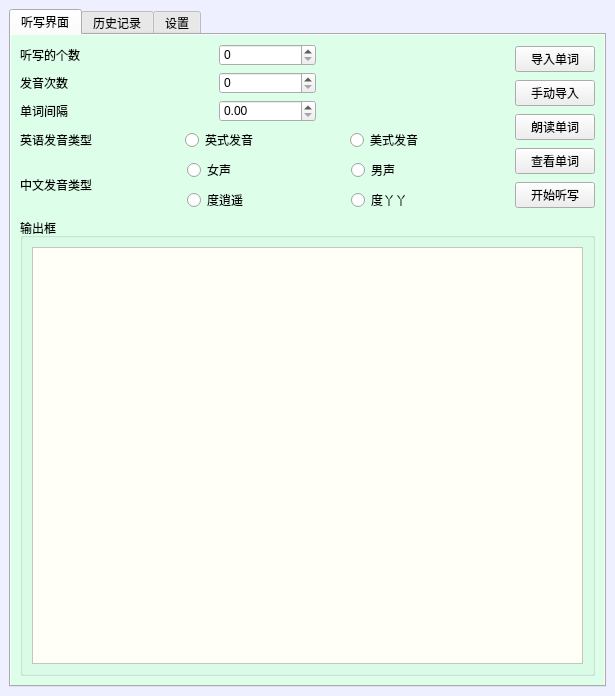
<?xml version="1.0" encoding="UTF-8"?>
<ui version="4.0">
 <class>MainWindow</class>
 <widget class="QMainWindow" name="MainWindow">
  <property name="geometry">
   <rect>
    <x>0</x>
    <y>0</y>
    <width>615</width>
    <height>696</height>
   </rect>
  </property>
  <property name="windowTitle">
   <string>英语听写小程序</string>
  </property>
  <property name="styleSheet">
   <string notr="true">#centralwidget {
	
	background-color: rgb(238, 239, 255);
}

#MainWindow *{
	font: 10pt &quot;楷体&quot;;
}
#text, #text2 {
	
	background-color: rgb(255, 255, 247);
	font: 12pt &quot;楷体&quot;;
}
#tab,#tab_2,#tab_3 {
	
	background-color: rgb(221, 255, 234);
}
#inputbutton:hover,#showbutton:hover,#startbutton:hover,#showhistorybutton:hover,#filebutton:hover,#savebutton:hover,#readaloudbutton:hover,#writebutton:hover {
	color: black;
	background-color: rgb(219, 219, 255);
}

#inputbutton:hover,#showbutton:hover,#startbutton:hover,#showhistorybutton:hover,#filebutton:hover,#savebutton:hover,#readaloudbutton:hover,#writebutton:hover {
	background-color: rgb(168, 160, 255);
}</string>
  </property>
  <widget class="QWidget" name="centralwidget">
   <property name="styleSheet">
    <string notr="true"/>
   </property>
   <layout class="QHBoxLayout" name="horizontalLayout_17">
    <item>
     <widget class="QTabWidget" name="tabWidget">
      <property name="whatsThis">
       <string>&lt;html&gt;&lt;head/&gt;&lt;body&gt;&lt;p&gt;&lt;br/&gt;&lt;/p&gt;&lt;/body&gt;&lt;/html&gt;</string>
      </property>
      <property name="currentIndex">
       <number>0</number>
      </property>
      <widget class="QWidget" name="tab">
       <attribute name="title">
        <string>听写界面</string>
       </attribute>
       <layout class="QVBoxLayout" name="verticalLayout_9">
        <item>
         <layout class="QVBoxLayout" name="verticalLayout_7">
          <item>
           <layout class="QHBoxLayout" name="horizontalLayout_15">
            <item>
             <layout class="QVBoxLayout" name="verticalLayout">
              <item>
               <layout class="QHBoxLayout" name="horizontalLayout" stretch="2,1,2">
                <item>
                 <widget class="QLabel" name="label1">
                  <property name="text">
                   <string>听写的个数</string>
                  </property>
                 </widget>
                </item>
                <item>
                 <widget class="QSpinBox" name="numbox"/>
                </item>
                <item>
                 <spacer name="horizontalSpacer">
                  <property name="orientation">
                   <enum>Qt::Horizontal</enum>
                  </property>
                  <property name="sizeHint" stdset="0">
                   <size>
                    <width>40</width>
                    <height>20</height>
                   </size>
                  </property>
                 </spacer>
                </item>
               </layout>
              </item>
              <item>
               <layout class="QHBoxLayout" name="horizontalLayout_2" stretch="2,1,2">
                <item>
                 <widget class="QLabel" name="label3">
                  <property name="text">
                   <string>发音次数</string>
                  </property>
                 </widget>
                </item>
                <item>
                 <widget class="QSpinBox" name="repeatnumbox"/>
                </item>
                <item>
                 <spacer name="horizontalSpacer_2">
                  <property name="orientation">
                   <enum>Qt::Horizontal</enum>
                  </property>
                  <property name="sizeHint" stdset="0">
                   <size>
                    <width>40</width>
                    <height>20</height>
                   </size>
                  </property>
                 </spacer>
                </item>
               </layout>
              </item>
              <item>
               <layout class="QHBoxLayout" name="horizontalLayout_3" stretch="2,1,2">
                <item>
                 <widget class="QLabel" name="label2">
                  <property name="text">
                   <string>单词间隔</string>
                  </property>
                 </widget>
                </item>
                <item>
                 <widget class="QDoubleSpinBox" name="timebox">
                  <property name="styleSheet">
                   <string notr="true">#inputbutton {
	background-color: rgb(208, 211, 255)
}</string>
                  </property>
                 </widget>
                </item>
                <item>
                 <spacer name="horizontalSpacer_3">
                  <property name="orientation">
                   <enum>Qt::Horizontal</enum>
                  </property>
                  <property name="sizeHint" stdset="0">
                   <size>
                    <width>40</width>
                    <height>20</height>
                   </size>
                  </property>
                 </spacer>
                </item>
               </layout>
              </item>
              <item>
               <layout class="QHBoxLayout" name="horizontalLayout_4">
                <item>
                 <widget class="QLabel" name="label_2">
                  <property name="text">
                   <string>英语发音类型</string>
                  </property>
                 </widget>
                </item>
                <item>
                 <widget class="QRadioButton" name="enbutton">
                  <property name="text">
                   <string>英式发音</string>
                  </property>
                  <attribute name="buttonGroup">
                   <string notr="true">buttonGroup_2</string>
                  </attribute>
                 </widget>
                </item>
                <item>
                 <widget class="QRadioButton" name="usabutton">
                  <property name="text">
                   <string>美式发音</string>
                  </property>
                  <attribute name="buttonGroup">
                   <string notr="true">buttonGroup_2</string>
                  </attribute>
                 </widget>
                </item>
               </layout>
              </item>
              <item>
               <layout class="QHBoxLayout" name="horizontalLayout_5" stretch="1,2">
                <item>
                 <widget class="QLabel" name="label_3">
                  <property name="text">
                   <string>中文发音类型</string>
                  </property>
                 </widget>
                </item>
                <item>
                 <layout class="QGridLayout" name="gridLayout">
                  <item row="0" column="0">
                   <widget class="QRadioButton" name="radioButton">
                    <property name="text">
                     <string>女声</string>
                    </property>
                    <attribute name="buttonGroup">
                     <string notr="true">buttonGroup</string>
                    </attribute>
                   </widget>
                  </item>
                  <item row="0" column="1">
                   <widget class="QRadioButton" name="radioButton_2">
                    <property name="text">
                     <string>男声</string>
                    </property>
                    <attribute name="buttonGroup">
                     <string notr="true">buttonGroup</string>
                    </attribute>
                   </widget>
                  </item>
                  <item row="1" column="0">
                   <widget class="QRadioButton" name="radioButton_3">
                    <property name="text">
                     <string>度逍遥</string>
                    </property>
                    <attribute name="buttonGroup">
                     <string notr="true">buttonGroup</string>
                    </attribute>
                   </widget>
                  </item>
                  <item row="1" column="1">
                   <widget class="QRadioButton" name="radioButton_4">
                    <property name="text">
                     <string>度丫丫</string>
                    </property>
                    <attribute name="buttonGroup">
                     <string notr="true">buttonGroup</string>
                    </attribute>
                   </widget>
                  </item>
                 </layout>
                </item>
               </layout>
              </item>
             </layout>
            </item>
            <item>
             <layout class="QVBoxLayout" name="verticalLayout_2">
              <item>
               <widget class="QPushButton" name="inputbutton">
                <property name="text">
                 <string>导入单词</string>
                </property>
               </widget>
              </item>
              <item>
               <widget class="QPushButton" name="writebutton">
                <property name="enabled">
                 <bool>true</bool>
                </property>
                <property name="text">
                 <string>手动导入</string>
                </property>
               </widget>
              </item>
              <item>
               <widget class="QPushButton" name="readaloudbutton">
                <property name="text">
                 <string>朗读单词</string>
                </property>
               </widget>
              </item>
              <item>
               <widget class="QPushButton" name="showbutton">
                <property name="text">
                 <string>查看单词</string>
                </property>
               </widget>
              </item>
              <item>
               <widget class="QPushButton" name="startbutton">
                <property name="text">
                 <string>开始听写</string>
                </property>
               </widget>
              </item>
             </layout>
            </item>
           </layout>
          </item>
          <item>
           <widget class="QGroupBox" name="groupBox_2">
            <property name="title">
             <string>输出框</string>
            </property>
            <layout class="QHBoxLayout" name="horizontalLayout_16">
             <item>
              <widget class="QPlainTextEdit" name="text">
               <property name="maximumBlockCount">
                <number>0</number>
               </property>
              </widget>
             </item>
            </layout>
           </widget>
          </item>
         </layout>
        </item>
       </layout>
      </widget>
      <widget class="QWidget" name="tab_2">
       <attribute name="title">
        <string>历史记录</string>
       </attribute>
       <layout class="QVBoxLayout" name="verticalLayout_12">
        <item>
         <layout class="QVBoxLayout" name="verticalLayout_8">
          <item>
           <layout class="QHBoxLayout" name="horizontalLayout_18">
            <item>
             <widget class="QLabel" name="label_4">
              <property name="text">
               <string>路径 </string>
              </property>
             </widget>
            </item>
            <item>
             <widget class="QLineEdit" name="fileedit2"/>
            </item>
            <item>
             <widget class="QPushButton" name="showhistorybutton">
              <property name="text">
               <string>浏览</string>
              </property>
             </widget>
            </item>
           </layout>
          </item>
          <item>
           <layout class="QHBoxLayout" name="horizontalLayout_19" stretch="2,1,1,2">
            <item>
             <spacer name="horizontalSpacer_5">
              <property name="orientation">
               <enum>Qt::Horizontal</enum>
              </property>
              <property name="sizeHint" stdset="0">
               <size>
                <width>40</width>
                <height>20</height>
               </size>
              </property>
             </spacer>
            </item>
            <item>
             <widget class="QLabel" name="label_5">
              <property name="text">
               <string>单词个数</string>
              </property>
             </widget>
            </item>
            <item>
             <widget class="QPushButton" name="numbutton">
              <property name="text">
               <string/>
              </property>
             </widget>
            </item>
            <item>
             <spacer name="horizontalSpacer_4">
              <property name="orientation">
               <enum>Qt::Horizontal</enum>
              </property>
              <property name="sizeHint" stdset="0">
               <size>
                <width>40</width>
                <height>20</height>
               </size>
              </property>
             </spacer>
            </item>
           </layout>
          </item>
          <item>
           <widget class="QTextBrowser" name="text2"/>
          </item>
         </layout>
        </item>
       </layout>
      </widget>
      <widget class="QWidget" name="tab_3">
       <attribute name="title">
        <string>设置</string>
       </attribute>
       <layout class="QVBoxLayout" name="verticalLayout_6">
        <item>
         <layout class="QVBoxLayout" name="verticalLayout_5">
          <item>
           <layout class="QVBoxLayout" name="verticalLayout_4" stretch="0,1,0,1,0,1,0,1,0,1,0,1,0,1,0,1">
            <item>
             <spacer name="verticalSpacer">
              <property name="orientation">
               <enum>Qt::Vertical</enum>
              </property>
              <property name="sizeHint" stdset="0">
               <size>
                <width>20</width>
                <height>40</height>
               </size>
              </property>
             </spacer>
            </item>
            <item>
             <layout class="QHBoxLayout" name="horizontalLayout_6">
              <item>
               <widget class="QLabel" name="label">
                <property name="text">
                 <string>单词表选择</string>
                </property>
               </widget>
              </item>
              <item>
               <widget class="QLineEdit" name="fileedit">
                <property name="text">
                 <string/>
                </property>
               </widget>
              </item>
              <item>
               <widget class="QPushButton" name="filebutton">
                <property name="text">
                 <string>预览</string>
                </property>
               </widget>
              </item>
             </layout>
            </item>
            <item>
             <spacer name="verticalSpacer_2">
              <property name="orientation">
               <enum>Qt::Vertical</enum>
              </property>
              <property name="sizeHint" stdset="0">
               <size>
                <width>20</width>
                <height>40</height>
               </size>
              </property>
             </spacer>
            </item>
            <item>
             <layout class="QHBoxLayout" name="horizontalLayout_7">
              <item>
               <widget class="QLabel" name="label_7">
                <property name="text">
                 <string>听写个数</string>
                </property>
               </widget>
              </item>
              <item>
               <widget class="QSpinBox" name="defaultnumBox">
                <property name="value">
                 <number>0</number>
                </property>
               </widget>
              </item>
             </layout>
            </item>
            <item>
             <spacer name="verticalSpacer_3">
              <property name="orientation">
               <enum>Qt::Vertical</enum>
              </property>
              <property name="sizeHint" stdset="0">
               <size>
                <width>20</width>
                <height>40</height>
               </size>
              </property>
             </spacer>
            </item>
            <item>
             <layout class="QHBoxLayout" name="horizontalLayout_8">
              <item>
               <widget class="QLabel" name="label_8">
                <property name="text">
                 <string>发音个数</string>
                </property>
               </widget>
              </item>
              <item>
               <widget class="QSpinBox" name="defaultrepeatbox"/>
              </item>
             </layout>
            </item>
            <item>
             <spacer name="verticalSpacer_4">
              <property name="orientation">
               <enum>Qt::Vertical</enum>
              </property>
              <property name="sizeHint" stdset="0">
               <size>
                <width>20</width>
                <height>40</height>
               </size>
              </property>
             </spacer>
            </item>
            <item>
             <layout class="QHBoxLayout" name="horizontalLayout_9">
              <item>
               <widget class="QLabel" name="label_9">
                <property name="text">
                 <string>发音间隔</string>
                </property>
               </widget>
              </item>
              <item>
               <widget class="QDoubleSpinBox" name="defaultvoiceintervalbox"/>
              </item>
             </layout>
            </item>
            <item>
             <spacer name="verticalSpacer_5">
              <property name="orientation">
               <enum>Qt::Vertical</enum>
              </property>
              <property name="sizeHint" stdset="0">
               <size>
                <width>20</width>
                <height>40</height>
               </size>
              </property>
             </spacer>
            </item>
            <item>
             <layout class="QHBoxLayout" name="horizontalLayout_10">
              <item>
               <widget class="QLabel" name="label_10">
                <property name="text">
                 <string>单词间隔</string>
                </property>
               </widget>
              </item>
              <item>
               <widget class="QDoubleSpinBox" name="defaultwordintervalbox"/>
              </item>
             </layout>
            </item>
            <item>
             <spacer name="verticalSpacer_6">
              <property name="orientation">
               <enum>Qt::Vertical</enum>
              </property>
              <property name="sizeHint" stdset="0">
               <size>
                <width>20</width>
                <height>40</height>
               </size>
              </property>
             </spacer>
            </item>
            <item>
             <layout class="QHBoxLayout" name="horizontalLayout_11">
              <item>
               <widget class="QLabel" name="label_13">
                <property name="text">
                 <string>中文语音速度</string>
                </property>
               </widget>
              </item>
              <item>
               <widget class="QSpinBox" name="speadbox">
                <property name="minimumSize">
                 <size>
                  <width>49</width>
                  <height>25</height>
                 </size>
                </property>
                <property name="maximum">
                 <number>9</number>
                </property>
               </widget>
              </item>
             </layout>
            </item>
            <item>
             <spacer name="verticalSpacer_7">
              <property name="orientation">
               <enum>Qt::Vertical</enum>
              </property>
              <property name="sizeHint" stdset="0">
               <size>
                <width>20</width>
                <height>40</height>
               </size>
              </property>
             </spacer>
            </item>
            <item>
             <layout class="QHBoxLayout" name="horizontalLayout_12">
              <item>
               <widget class="QLabel" name="label_11">
                <property name="text">
                 <string>英文发音类型</string>
                </property>
               </widget>
              </item>
              <item>
               <layout class="QVBoxLayout" name="verticalLayout_3">
                <item>
                 <widget class="QRadioButton" name="defaultenbutton">
                  <property name="text">
                   <string>英式发音</string>
                  </property>
                  <property name="checkable">
                   <bool>true</bool>
                  </property>
                  <property name="checked">
                   <bool>false</bool>
                  </property>
                  <property name="autoRepeat">
                   <bool>false</bool>
                  </property>
                  <property name="autoExclusive">
                   <bool>true</bool>
                  </property>
                  <attribute name="buttonGroup">
                   <string notr="true">buttonGroup_3</string>
                  </attribute>
                 </widget>
                </item>
                <item>
                 <widget class="QRadioButton" name="defaultusabutton">
                  <property name="text">
                   <string>美式发音</string>
                  </property>
                  <attribute name="buttonGroup">
                   <string notr="true">buttonGroup_3</string>
                  </attribute>
                 </widget>
                </item>
               </layout>
              </item>
             </layout>
            </item>
            <item>
             <spacer name="verticalSpacer_8">
              <property name="orientation">
               <enum>Qt::Vertical</enum>
              </property>
              <property name="sizeHint" stdset="0">
               <size>
                <width>20</width>
                <height>40</height>
               </size>
              </property>
             </spacer>
            </item>
            <item>
             <layout class="QHBoxLayout" name="horizontalLayout_13">
              <item>
               <widget class="QLabel" name="label_12">
                <property name="text">
                 <string>中文发音类型</string>
                </property>
               </widget>
              </item>
              <item>
               <layout class="QGridLayout" name="gridLayout_2">
                <item row="1" column="0">
                 <widget class="QRadioButton" name="defaultdubutton">
                  <property name="text">
                   <string>度逍遥</string>
                  </property>
                  <attribute name="buttonGroup">
                   <string notr="true">buttonGroup_4</string>
                  </attribute>
                 </widget>
                </item>
                <item row="0" column="1">
                 <widget class="QRadioButton" name="defaultmalebutton">
                  <property name="text">
                   <string>男声</string>
                  </property>
                  <attribute name="buttonGroup">
                   <string notr="true">buttonGroup_4</string>
                  </attribute>
                 </widget>
                </item>
                <item row="0" column="0">
                 <widget class="QRadioButton" name="defaultfemalebutton">
                  <property name="text">
                   <string>女声</string>
                  </property>
                  <attribute name="buttonGroup">
                   <string notr="true">buttonGroup_4</string>
                  </attribute>
                 </widget>
                </item>
                <item row="1" column="1">
                 <widget class="QRadioButton" name="defaultduyayabutton">
                  <property name="text">
                   <string>度丫丫</string>
                  </property>
                  <attribute name="buttonGroup">
                   <string notr="true">buttonGroup_4</string>
                  </attribute>
                 </widget>
                </item>
               </layout>
              </item>
             </layout>
            </item>
           </layout>
          </item>
          <item>
           <spacer name="verticalSpacer_9">
            <property name="orientation">
             <enum>Qt::Vertical</enum>
            </property>
            <property name="sizeHint" stdset="0">
             <size>
              <width>20</width>
              <height>40</height>
             </size>
            </property>
           </spacer>
          </item>
          <item>
           <layout class="QHBoxLayout" name="horizontalLayout_14" stretch="2,1,2">
            <item>
             <spacer name="horizontalSpacer_7">
              <property name="orientation">
               <enum>Qt::Horizontal</enum>
              </property>
              <property name="sizeHint" stdset="0">
               <size>
                <width>40</width>
                <height>20</height>
               </size>
              </property>
             </spacer>
            </item>
            <item>
             <widget class="QPushButton" name="savebutton">
              <property name="text">
               <string>保存</string>
              </property>
             </widget>
            </item>
            <item>
             <spacer name="horizontalSpacer_6">
              <property name="orientation">
               <enum>Qt::Horizontal</enum>
              </property>
              <property name="sizeHint" stdset="0">
               <size>
                <width>40</width>
                <height>20</height>
               </size>
              </property>
             </spacer>
            </item>
           </layout>
          </item>
         </layout>
        </item>
       </layout>
      </widget>
     </widget>
    </item>
   </layout>
  </widget>
 </widget>
 <resources/>
 <connections/>
 <buttongroups>
  <buttongroup name="buttonGroup_4"/>
  <buttongroup name="buttonGroup_3"/>
  <buttongroup name="buttonGroup_2"/>
  <buttongroup name="buttonGroup"/>
 </buttongroups>
</ui>
